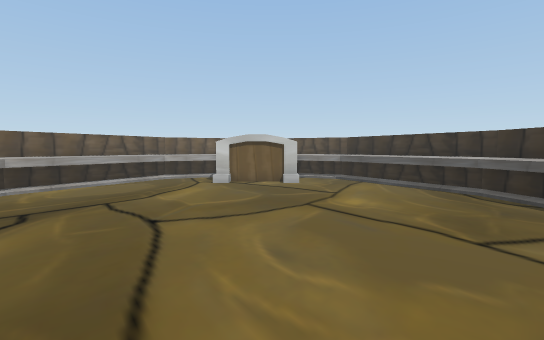
view 1 (above)

20 first-person views from a walk through a Unity game level. The camera is 1.5 m above the floor, tilts 4° down and sees 85° across. The floor is counted in squares, 1 m on a side. Each view is taken from the middle of a square. On the plan, view 1 faces up. The plan holds only what a view shows up to about 15 squares ahead; the rest is blank. The place goes on beyond the plan. The player is left out.

view 2
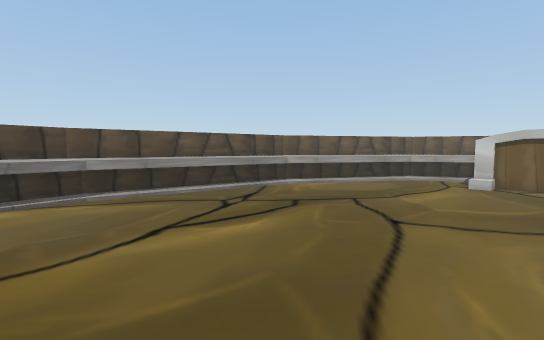

view 3
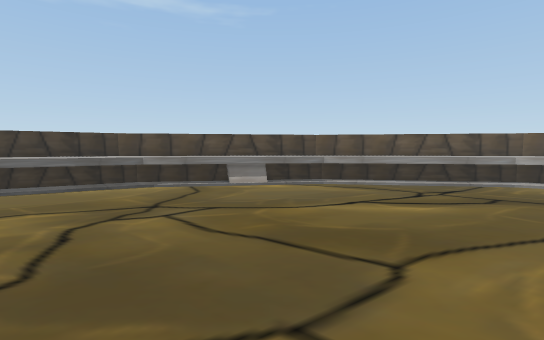

view 4
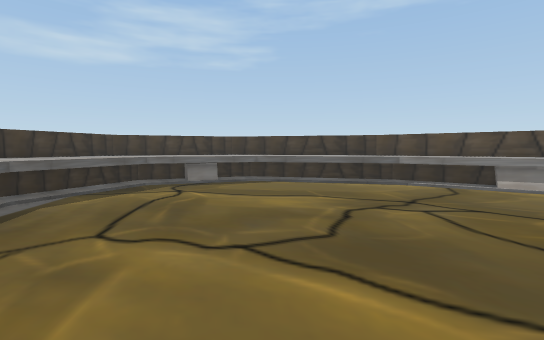

view 5
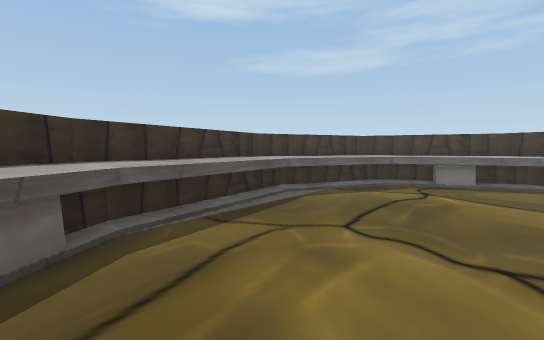

view 6
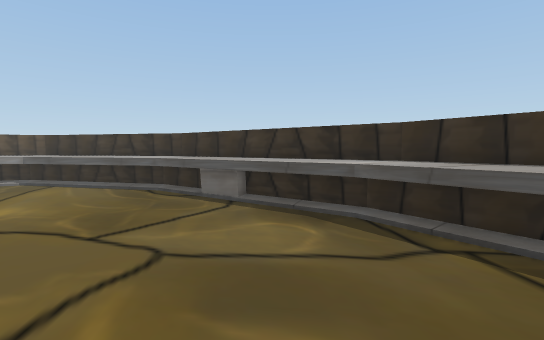

view 7
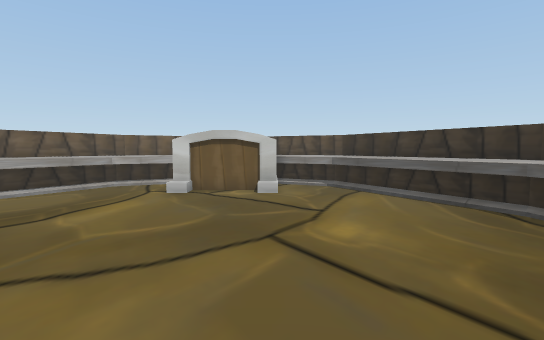

view 8
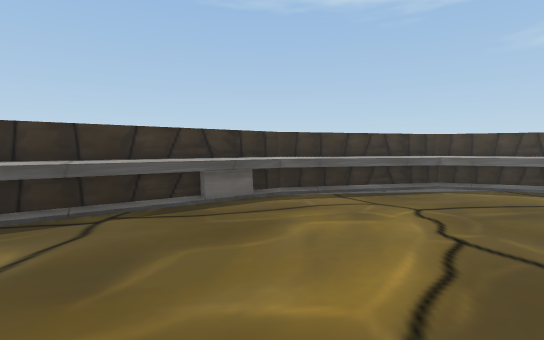

view 9
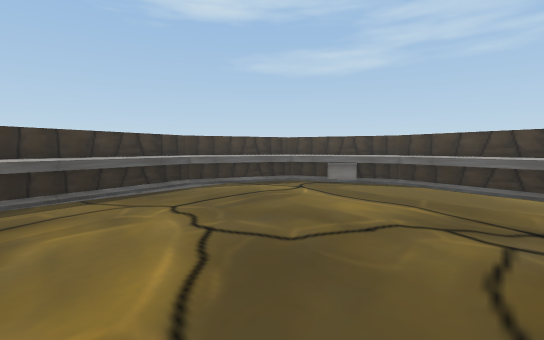

view 10
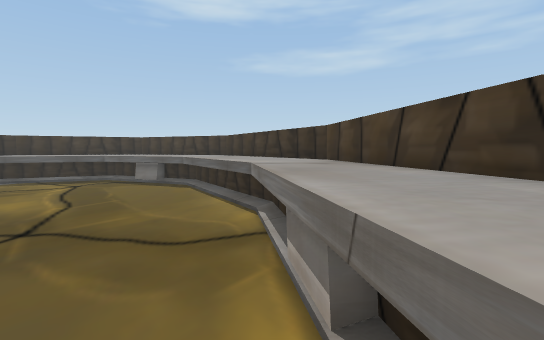

view 11
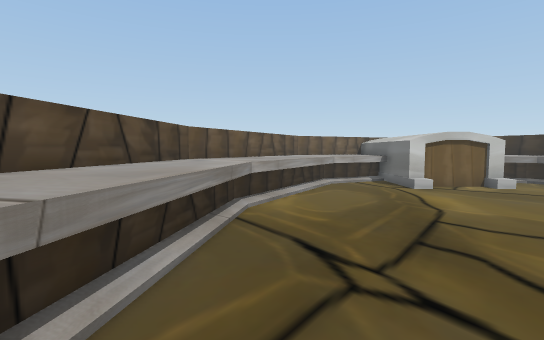

view 12
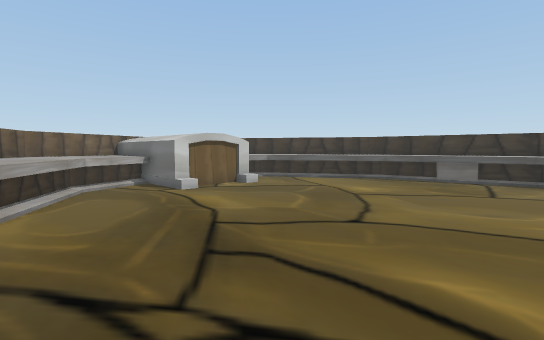

view 13
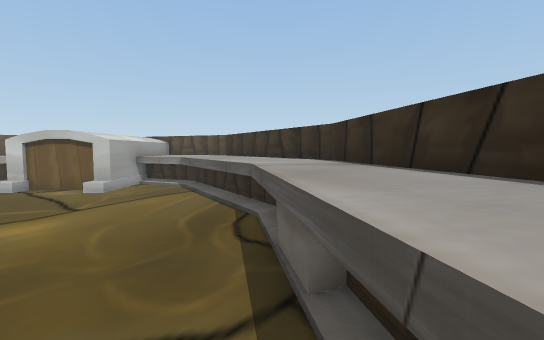

view 14
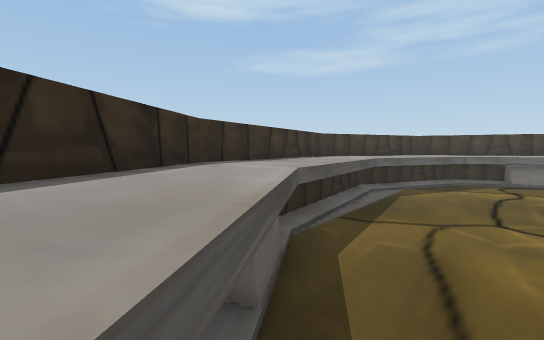

view 15
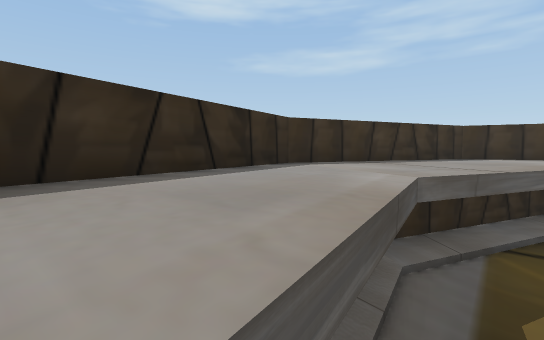

view 16
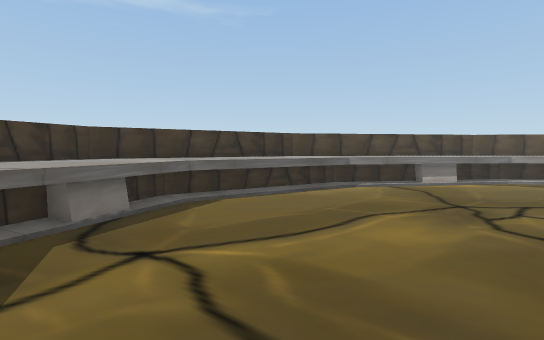

view 17
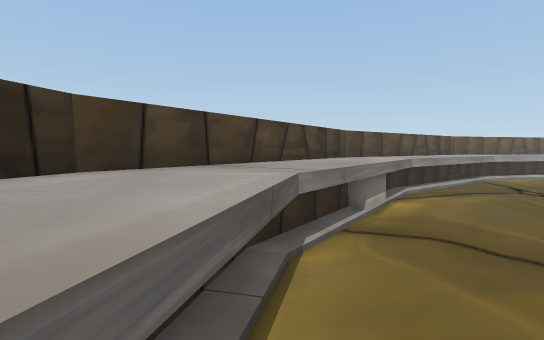

view 18
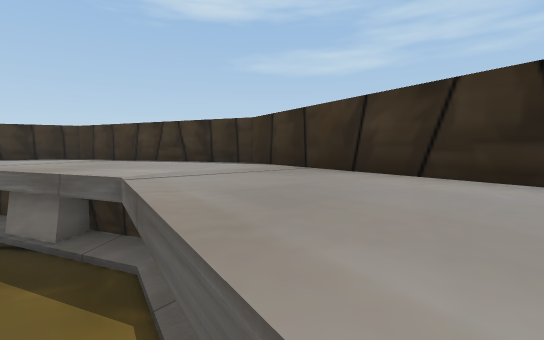

view 19
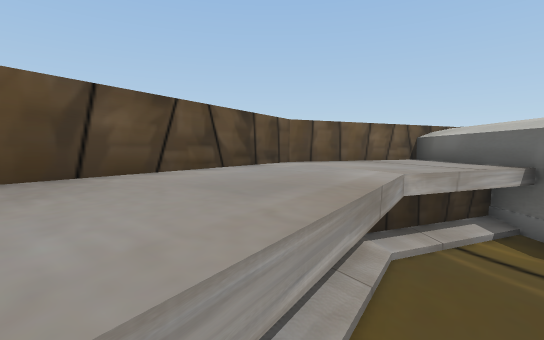

view 20
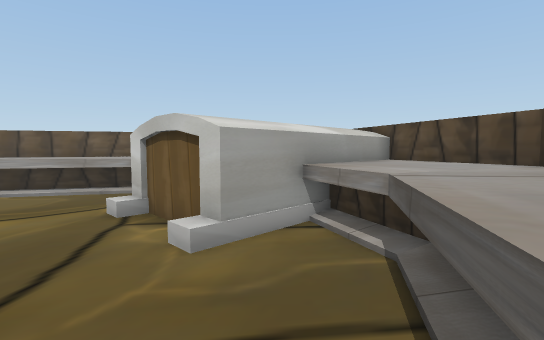

### Floor plan
Key: @ floor where view 1 was taken; # wall or solid block; . floor; ^ raised ledge.
Columns run from 12 left of view 1 to 10 right of it. Each row starts with its distance up from view 1.
 18      #^^^^   ^^^^#
 17     #^^^^^   ^^^^^#
 16     #^^^^^#  ^^^^^#
 15    #^^^^..#  #.^^^^#
 14   #^^^^...####..^^^^#
 13   #^^^...........^^^#
 12  #^^^^...........^^^^#
 11  #^^^.............^^^#
 10  #^^^.............^^^#
  9  #^^...............^^^
  8  ^^^...............^^^
  7 #^^^...............^^^#
  6 #^^^...............^^^#
  5 #^^^................^^#
  4 #^^.................^^#
  3 #^^.................^^#
  2 #^^.................^^^
  1 #^^.................^^#
  0 #^^.........@.......^^#
 -1 #^^^...............^^^#
 -2 #^^^...............^^^#
 -3 #^^^...............^^^#
 -4  ^^^...............^^^
 -5  #^^...............^^#
 -6  #^^^.............^^^#
 -7  #^^^.............^^^#
 -8  ##^^^...........^^^^#
 -9   #^^^^.........^^^^#
-10    #^^^.........^^^#
-11    #^^^^^.....^^^^^#
-12     #^^^^^^^^^^^^^#
-13     ##^^^^^^^^^^^^#
-14      ##^^^^^^^^^^#

Positions as (right, up) in squares from view 1, and headings:
1: (0, 0), facing up
2: (0, 0), facing up-left
3: (3, 0), facing left
4: (4, 0), facing down-left
5: (4, 0), facing down
6: (2, -1), facing up-right
7: (1, 3), facing up
8: (0, 2), facing down-right
9: (0, 2), facing down
10: (-9, 2), facing down
11: (-8, 2), facing up
12: (-8, 3), facing up-right
13: (7, 3), facing up
14: (7, 0), facing down
15: (5, -7), facing down
16: (3, -8), facing left
17: (-6, -8), facing up-left
18: (-7, -7), facing down
19: (-7, 11), facing up
20: (5, 11), facing up-left
